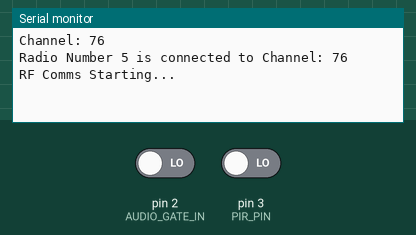
Simulated run of this sketch. Board: Arduino Uno, built with avr-gcc and run on an emulated ATmega328P. On the bench: the last lines printed to the serial monitor. The inputs (shaded band) are chosen by the test bench; at power-on: pin 2 (AUDIO_GATE_IN) LOW, pin 3 (PIR_PIN) LOW. No radio packets arrive unless stated.

Above: at 1.2 s.
1.3 s: pin 2 (AUDIO_GATE_IN) driven HIGH
At 2.3 s:
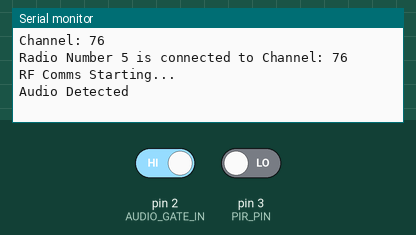
At 7.4 s:
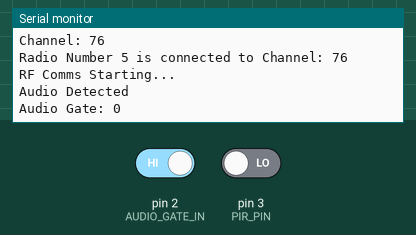

The sketch:

emacs_pir_audio.ino
```cpp
/*     Arduino PIR Motion Sensor with
 *     nRF24L01 transceiver driver
 *     Arduino UNO
 *
 *  by Jacob Romero, Creative Engineering Solutions LLC
 *
 */

//========= Libraries =========//
//#include <K30_I2C.h>
#include <RF24.h>
#include <RF24_config.h>
#include <nRF24L01.h>
//#include <DHT.h>
//#include <DHT_U.h>
#include <printf.h>
#include <SPI.h>
#include "SPI.h"
#include <stdlib.h>
#include <stdio.h>
#include <time.h>
//#include <Adafruit_Sensor.h>

//=============================
//======= nRF24L01 PINS =======
//=============================
#define MISO 12
#define MOSI 11
#define SCK 13
#define SS 10
#define CE 9

//==============================
//======= SEN-12642 PINS =======
//==============================
#define PIN_ANALOG_IN A0  // SEN-12642 Audio
#define AUDIO_GATE_IN 2   // SEN-12642 Gate
#define PIR_PIN 3 //PIR sensor input
//=============================

//=================================
//======= Custom Data types =======
//=================================

enum cmd_type {
    nada      = 0,
    chan_chg  = 1,
    rad_chg   = 2,
    pa_chg    = 4
};

enum PA_type {
    PA_MIN  = 0,
    PA_LOW  = 1,
    PA_HIGH = 2,
    PA_MAX  = 3
};

struct dataStruct{
  int   chNum;
  int   radNum;
  int   co2_val;
  int   h_val;
  int   c_val;
  int   f_val;
  int   pir_state;
  int   audio_gate;
}myData;

struct pingCmd{
  cmd_type  my_cmd;
  int       ch_cmd;
  int       r_num;
  PA_type   pa_cmd;
}myPing;

byte addresses[][6] = {"1Node","2Node","3Node","4Node","5Node","6Node"};

//=============================
//==== Instantiate modules ====
//=============================
RF24 radio(CE,SS);
//K30_I2C k30_i2c = K30_I2C(0x68);
//DHT dht(DHTPIN, DHTTYPE);
//=============================

int   co2 = 0;
int   pir = 0;
int   gate = 0;
float h = 0;
float t = 0;
float f = 0;

int suradNum = 5;
int suchNum = 81;
PA_type supwrNum = PA_MIN;

int radNum;
int chNum;
PA_type pwrNum;

bool  intruderFlag = false;
bool  audioFlag = false;
bool  suflag = false;
unsigned long clocktime;

cmd_type myCmd;
int chCmd;
int radCmd;
PA_type paCmd;

//// Used to store value sent by the TX
struct dataStruct SentMessage[1] = {0};

// Used to store ping sent by the Master to TX
struct pingCmd PingMessage[1] = {nada,1,0,PA_MIN};

//=========================
//========= Setup =========
//=========================
void setup() {
  Serial.begin(9600);

  pinMode(SCK, OUTPUT);
  pinMode(MISO, INPUT);
  pinMode(MOSI, OUTPUT);
  pinMode(SS, OUTPUT);
  pinMode(CE, OUTPUT);

  pinMode(AUDIO_GATE_IN, INPUT); // Pin 3
  pinMode(PIR_PIN, INPUT); // Pin 2
  pinMode(PIN_ANALOG_IN,INPUT); // Pin A0

  initRadioValues(5, 81, PA_MIN);
  setupTXRadio(radNum,chNum,pwrNum); // (radio number, channel number)

//
//  if(!suflag) {
//    initRadioValues(5, 81, PA_MIN);
//    setupTXRadio(radNum,chNum,pwrNum); // (radio number, channel number)
//    suflag = true;
//  }
}

//==========================
//======= Main Loop ========
//==========================

void loop() {
  delay(10);
  pir = digitalRead(PIR_PIN);
  if(pir == 1) intruderFlag = true;
  transmit_pir_state(intruderFlag);

  gate = digitalRead(AUDIO_GATE_IN);
  if (gate == 1) audioFlag = true;
  transmit_audio_gate(audioFlag);
  delay(10);
  audioFlag = false;

  if (radio.available(addresses[0])) {
      radio.read(&PingMessage, sizeof(PingMessage));
      get_ping_cmd_RX();
      setupTXRadio(radNum,chNum,pwrNum);
  }
}

//=======================================
//=== Get Ping Command from RX Master ===
//=======================================
void get_ping_cmd_RX() {
    myCmd = PingMessage[0].my_cmd;
    switch (myCmd) {
      case 0: // change nada
          break;
      case 1: // chan_chg only
          chNum = PingMessage[0].ch_cmd;
          break;
      case 2: // rad_chg only
          //radNum = PingMessage[0].r_num;
          break;
      case 3: // chan_chg and rad_chg
          //chNum = PingMessage[0].ch_cmd;
          //radNum = PingMessage[0].r_num;
          break;
      case 4: // pa_chg only
          pwrNum = PingMessage[0].pa_cmd;
          break;
      case 5: // chan_chg and pa_chg
          chNum = PingMessage[0].ch_cmd;
          pwrNum = PingMessage[0].pa_cmd;
          break;
      case 6: // rad_chg and pa_chg
          //radNum = PingMessage[0].r_num;
          //pwrNum = PingMessage[0].pa_cmd;
          break;
      case 7: // change them all. CAUTION!!
          //chNum = PingMessage[0].ch_cmd;
          //radNum = PingMessage[0].r_num;
          //pwrNum = PingMessage[0].pa_cmd;
          break;
      default:
          break;
    }
    Serial.println("Ping Data: "+String(chNum)+" "+String(radNum)+" "+String(pwrNum));
}

//=============================
//=== Setup TX Radio Method ===
//=============================
void setupTXRadio(int rn,int mychannel,PA_type pat){
  radio.begin(); // Start the NRF24L01
  radio.setDataRate( RF24_250KBPS ); // RF24_1MBPS, RF24_2MBPS
  setPowerLevel(pat);
//  radNum = rn;
//  chNum = mychannel;
//  pwrNum = pat;
  //radio.setPALevel(RF24_PA_MIN); // MIN, LOW, HIGH, and MAX
  SentMessage[0].chNum = mychannel;
  SentMessage[0].radNum = rn;

// Open a writing and reading pipe on each radio, with 1Node as the reading pipe
  if(rn == 1){
    radio.openWritingPipe(addresses[rn]);
    radio.openReadingPipe(1,addresses[0]);
    radio.startListening(); // Initialize radio to RX mode
    radio.setChannel(mychannel);
    Serial.println("\nChannel: " + String(radio.getChannel()));
  }
  else if (rn == 2){
    radio.openWritingPipe(addresses[rn]);
    radio.openReadingPipe(1,addresses[0]);
    radio.startListening(); // Initialize radio to RX mode
    radio.setChannel(mychannel);
    Serial.println("\nChannel: " + String(radio.getChannel()));
  }
  else if (rn == 3){
    radio.openWritingPipe(addresses[rn]);
    radio.openReadingPipe(1,addresses[0]);
    radio.startListening(); // Initialize radio to RX mode
    radio.setChannel(mychannel);
    Serial.println("\nChannel: " + String(radio.getChannel()));
  }
  else if (rn == 4){
    radio.openWritingPipe(addresses[rn]);
    radio.openReadingPipe(1,addresses[0]);
    radio.startListening(); // Initialize radio to RX mode
    radio.setChannel(mychannel);
    Serial.println("\nChannel: " + String(radio.getChannel()));
  }
  else if (rn == 5){
    radio.openWritingPipe(addresses[rn]);
    radio.openReadingPipe(1,addresses[0]);
    radio.startListening(); // Initialize radio to RX mode
    radio.setChannel(mychannel);
    Serial.println("\nChannel: " + String(radio.getChannel()));
  }
  else{
    radio.openWritingPipe(addresses[0]);
    radio.openReadingPipe(1,addresses[1]);
    radio.startListening(); // Initialize radio to RX mode
  }
  checkRadioConn();
}

//======================================
//======= Check Radio Connection =======
//======================================
void checkRadioConn() {
    printf_begin(); // Call this before calling printDetails()
    if (radio.isChipConnected()) {
      Serial.println("\nRadio Number "+ String(radNum) + " is connected to Channel: " + String(radio.getChannel()));
      radio.printDetails();
      Serial.println("RF Comms Starting...");
    }else{
      Serial.println("\nRadio is not connected; showing Channel: " + String(radio.getChannel()));
      radio.printDetails();
    }
}

//==================================
//======= Transmit PIR State =======
//==================================
void transmit_pir_state(bool sendFlag){
  if (sendFlag){ // If PIR is activated
    SentMessage[0].pir_state = digitalRead(PIR_PIN);
    SentMessage[0].audio_gate = 0;
    Serial.println("\nPIR Set State: "+String(digitalRead(PIR_PIN)));
    Serial.println("Sent Msg Radio: " + String(SentMessage[0].radNum));
    Serial.println("Channel: " + String(radio.getChannel()));
    radio.stopListening(); // Sets radio to TX mode
    radio.write(&SentMessage, sizeof(SentMessage));
    radio.openReadingPipe(1,addresses[0]);
    radio.startListening(); // Sets radio back to RX mode
    delay(7000);
    intruderFlag = false;
    SentMessage[0].pir_state = digitalRead(PIR_PIN);
    Serial.println("\nSent Msg PIR State: "+String(SentMessage[0].pir_state));
  }
}

//===================================
//======= Transmit Audio Gate =======
//===================================
void transmit_audio_gate(bool agate){
  if (agate){ // If Audio Alarm is Activated
    SentMessage[0].audio_gate = 1;
    SentMessage[0].pir_state = 0;
    Serial.println("\nAudio Detected ");
    radio.stopListening(); // Sets radio to TX mode
    radio.write(&SentMessage, sizeof(SentMessage));
    radio.openReadingPipe(1,addresses[0]);
    radio.startListening(); // Sets radio back to RX mode
    delay(5000);
    audioFlag = false;
    SentMessage[0].audio_gate = 0;
    Serial.println("\nAudio Gate: "+String(SentMessage[0].audio_gate));
    delay(5000);
    Serial.println("\n5 seconds, coast is clear...  "+String(audioFlag));
  }
}

//==========================
//======= Miscellany =======
//==========================
void setPowerLevel(PA_type pwr) {
  switch (pwr) {
    case 0:
        radio.setPALevel(RF24_PA_MIN);
        break;
    case 1:
        radio.setPALevel(RF24_PA_LOW);
        break;
    case 2:
        radio.setPALevel(RF24_PA_HIGH);
        break;
    case 3:
        radio.setPALevel(RF24_PA_MAX);
        break;
    default:
        break;
  }
}

void initRadioValues(int rn,int mychannel,PA_type pat) {
    radNum = rn;
    chNum = mychannel;
    pwrNum = pat;
}

void get_ping_cmd() {
    myCmd = PingMessage[0].my_cmd;
    chNum = PingMessage[0].ch_cmd;
    radNum = PingMessage[0].r_num;
    pwrNum = PingMessage[0].pa_cmd;
    //setupTXRadio(radNum,chNum,pwrNum); // (radio number, channel number)
    //changeRadio(chCmd,radCmd,paCmd);
    Serial.println("Ping Data: "+String(chNum)+" "+String(radNum)+" "+String(pwrNum));
}
```

Measured:
- after the input at 1.3 s, the serial monitor: prints a new line at once (image 1)
